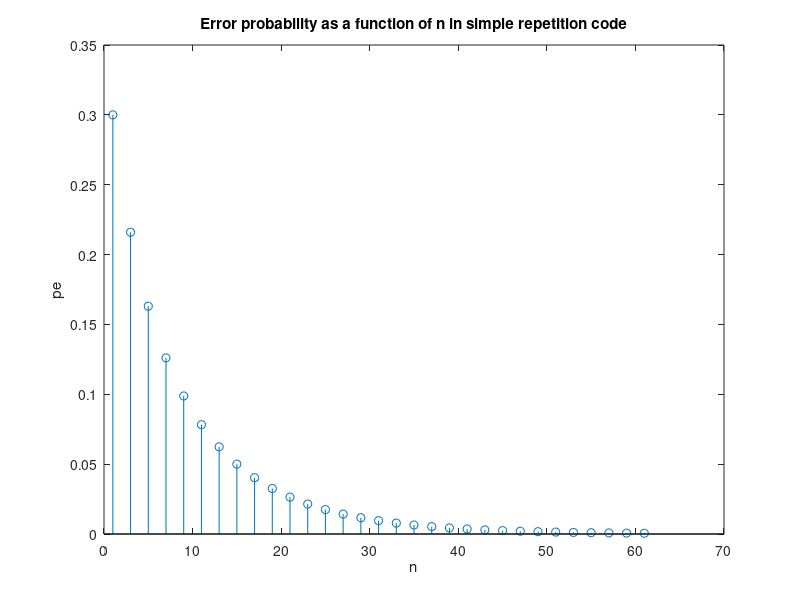

Here is the MATLAB script that generated this plot:
% MATLAB script for Illustrative Problem 7, Chapter 8. 
echo on
ep=0.3;
for i=1:2:61
  p(i)=0;
  for j=(i+1)/2:i
    p(i)=p(i)+prod(1:i)/(prod(1:j)*prod(1:(i-j)))*ep^j*(1-ep)^(i-j);
    echo off ;
  end
end
echo on ;
pause % Press a key to see the plot
stem((1:2:61),p(1:2:61))
xlabel('n')
ylabel('pe')
title('Error probability as a function of n in simple repetition code')

